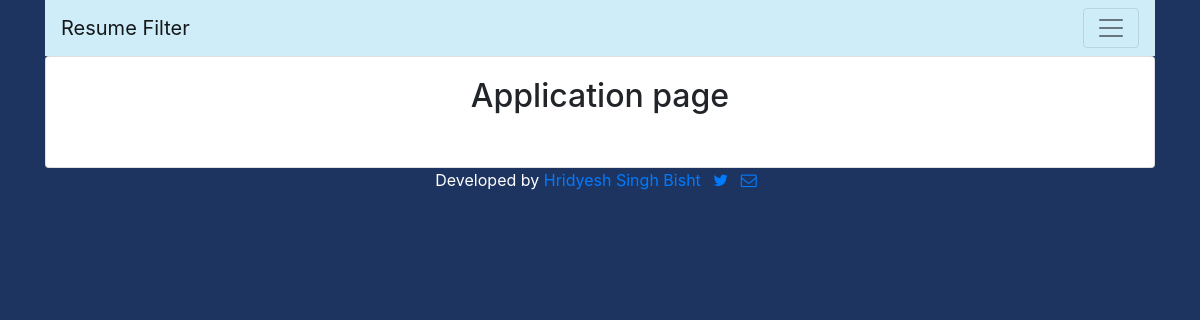
The app's page /applications/by/kaka/, older data.
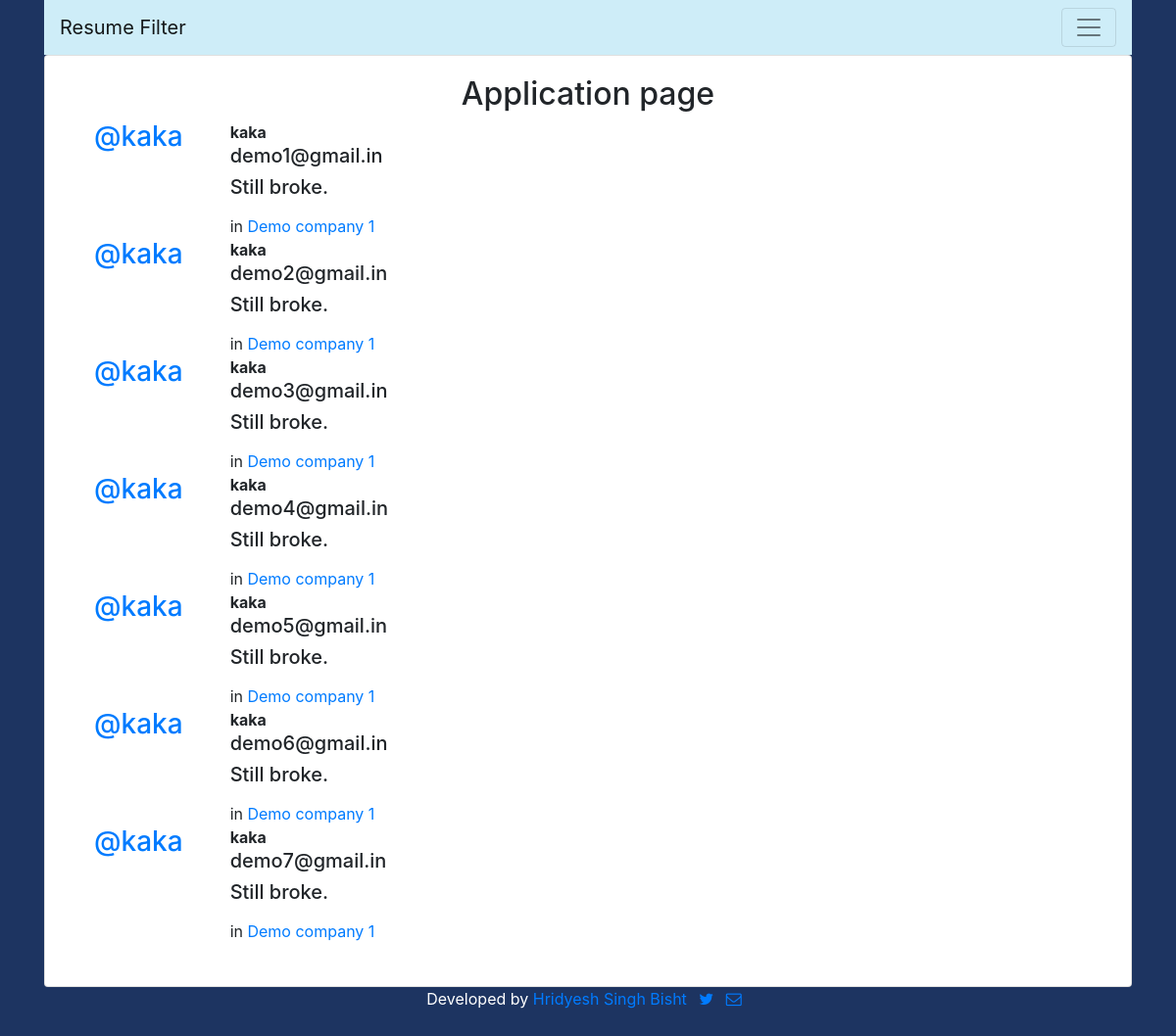
The same page, newer data.
### applications/models.py (models this page shows, shortened)
class Application(models.Model):
    user = models.ForeignKey(User, related_name="applications",on_delete=models.CASCADE)
    company = models.ForeignKey(Company, related_name="applications",null=True, blank=True,on_delete=models.CASCADE)
    email = models.EmailField(max_length=254,unique=True)
    github=models.URLField(max_length=254,blank=True)
    linkedin=models.URLField(max_length=254,blank=True)
    portfolio_site=models.URLField(max_length=254,blank=True)
    resume=models.FileField(upload_to='resume/')
    voice=models.FileField(upload_to='audio/')
    message = models.TextField(max_length=254)
    message_html = models.TextField(editable=False)
    audio_duration=models.TextField(blank=True)
    text=models.TextField(blank=True)
    confidence=models.TextField(blank=True)
    text_sentiment_type=models.TextField(blank=True)
    text_sentiment_score=models.TextField(blank=True)
    class Meta:
        ordering = ['email']

### companys/models.py (models this page shows, shortened)
class Company(models.Model):
    name = models.CharField(max_length=255, unique=True)
    slug = models.SlugField(allow_unicode=True, unique=True)
    description = models.TextField(blank=True, default='')
    description_html = models.TextField(editable=False, default='', blank=True)
    members = models.ManyToManyField(User,through="CompanyMember")
    class Meta:
        ordering = ["name"]

### applications/views.py (the view)
# urls.py: path("by/<username>/",views.UserApplications.as_view(),name="for_user"),
class UserApplications(generic.ListView):
    model = models.Application
    template_name = "applications/user_application_list.html"
    def get_queryset(self):
        try:
            self.application_user = User.objects.prefetch_related("applications").get(username__iexact=self.kwargs.get("username"))
        except User.DoesNotExist:
            raise Http404
        else:
            return self.application_user.applications.all()
    def get_context_data(self, **kwargs):
        context = super().get_context_data(**kwargs)
        context["application_user"] = self.application_user
        return context

### applications/templates/applications/user_application_list.html (shortened to what this page needs)
{% extends "applications/application_base.html" %}
{% load humanize %}
{% block post_application %}
<div class="col-md-8">
	{% for application in application_list %}
  {% include "applications/_application.html" %}
	{% endfor %}
	<br>
</div>
{% endblock %}

### applications/templates/applications/_application.html (shortened to what this page needs)
<div class="media">
	<h3 class="mr-5"><a href="{% url 'applications:for_user' username=application.user.username %}">@{{ application.user.username }}</a></h3>
	<div class="media-body">
		<strong>{{ application.user.username }}</strong>
		<h5>{{ application.email }}</h5>
		<h5>{{ application.message_html|safe }}</h5>
			{% if application.company %}
			<span class="company-name">in <a href="#">{{ application.company.name }}</a></span>
			{% endif %}
	</div>
</div>

Row changes from the older to the newer data that the page shows:
added Application: user.username "kaka", email "demo1@gmail.in", message_html "Still broke.", company.name "Demo company 1"
added Application: user.username "kaka", email "demo2@gmail.in", message_html "Still broke.", company.name "Demo company 1"
added Application: user.username "kaka", email "demo3@gmail.in", message_html "Still broke.", company.name "Demo company 1"
added Application: user.username "kaka", email "demo4@gmail.in", message_html "Still broke.", company.name "Demo company 1"
added Application: user.username "kaka", email "demo5@gmail.in", message_html "Still broke.", company.name "Demo company 1"
added Application: user.username "kaka", email "demo6@gmail.in", message_html "Still broke.", company.name "Demo company 1"
added Application: user.username "kaka", email "demo7@gmail.in", message_html "Still broke.", company.name "Demo company 1"
